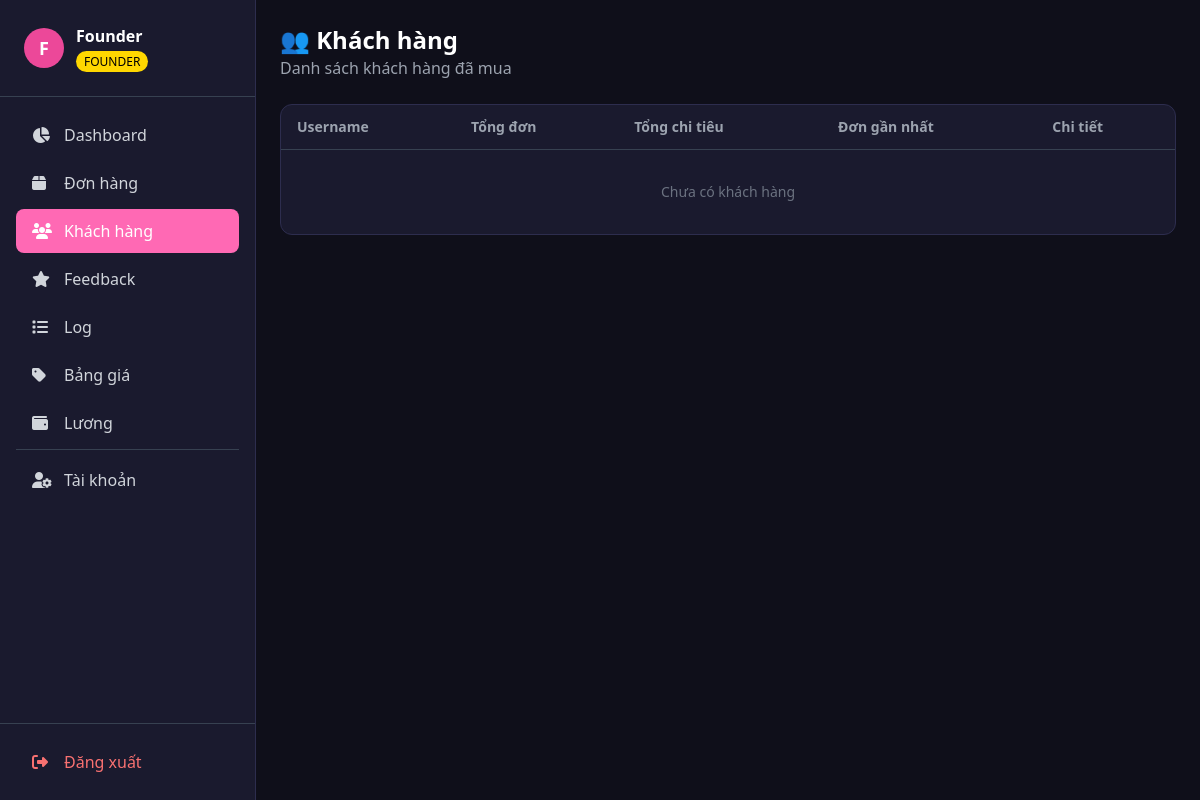
/customers (signed in), run on an earlier commit of the app's database.
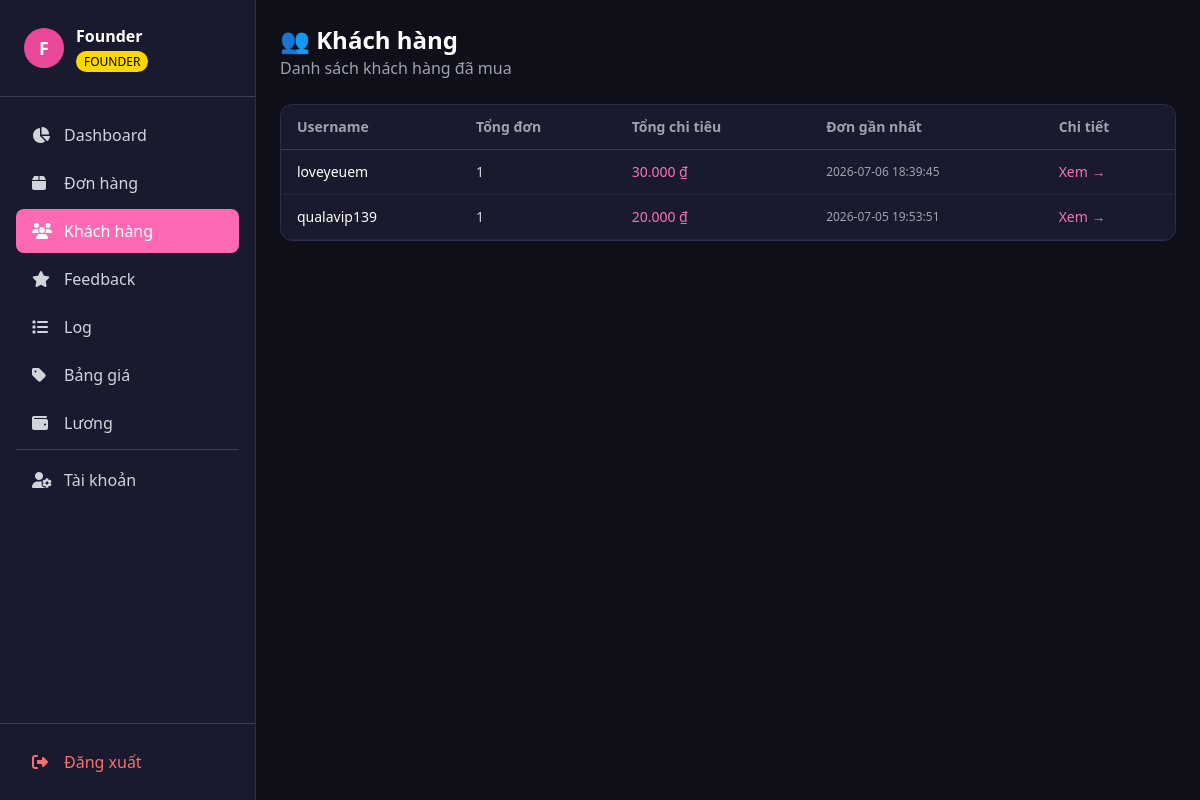
And on a later commit of the database.
### tables this page shows
CREATE TABLE orders (
            id              INTEGER PRIMARY KEY AUTOINCREMENT,
            order_code      TEXT    UNIQUE NOT NULL,
            user_id         INTEGER NOT NULL,
            username        TEXT    NOT NULL,
            product_name    TEXT    NOT NULL,
            amount          INTEGER NOT NULL,
            status          TEXT    DEFAULT 'pending',
            ticket_channel  INTEGER,
            created_at      TEXT    DEFAULT (datetime('now','localtime')),
            paid_at         TEXT
        );

### web/app.py (the view)
@app.route("/customers")
@login_required
@role_required("founder", "admin")
def customers():
    conn = db.get_conn()
    rows = conn.execute("""
        SELECT user_id, username,
               COUNT(*) as total_orders,
               SUM(CASE WHEN status IN ('paid','done') THEN amount ELSE 0 END) as total_spent,
               MAX(created_at) as last_order
        FROM orders GROUP BY user_id, username ORDER BY total_spent DESC
    """).fetchall()
    conn.close()
    return render_template("customers.html", customers=list(rows))

### database.py (called while the page is built)
def get_conn():
    conn = sqlite3.connect(DB_PATH)
    conn.row_factory = sqlite3.Row
    return conn

### web/app.py (called while the page is built)
def login_required(f):
    @wraps(f)
    def decorated(*args, **kwargs):
        if "user_id" not in session:
            return redirect(url_for("login"))
        return f(*args, **kwargs)
    return decorated

def role_required(*roles):
    def decorator(f):
        @wraps(f)
        def decorated(*args, **kwargs):
            if session.get("role") not in roles:
                flash("❌ Bạn không có quyền truy cập trang này!", "error")
                return redirect(url_for("dashboard"))
            return f(*args, **kwargs)
        return decorated
    return decorator

### web/templates/customers.html (shortened to what this page needs)
{% extends "base.html" %}
{% block content %}
<div class="mb-6">
    <h1 class="text-2xl font-bold text-white">👥 Khách hàng</h1>
    <p class="text-gray-400">Danh sách khách hàng đã mua</p>
</div>
<div class="card overflow-hidden">
    <table class="w-full text-sm">
        <thead>
            <tr class="border-b border-gray-700 text-gray-400">
                <th class="px-4 py-3 text-left">Username</th>
                <th class="px-4 py-3 text-left">Tổng đơn</th>
                <th class="px-4 py-3 text-left">Tổng chi tiêu</th>
                <th class="px-4 py-3 text-left">Đơn gần nhất</th>
                <th class="px-4 py-3 text-left">Chi tiết</th>
            </tr>
        </thead>
        <tbody>
            {% for c in customers %}
            <tr class="border-b border-gray-800 hover:bg-gray-800/30">
                <td class="px-4 py-3 text-white">{{ c.username }}</td>
                <td class="px-4 py-3 text-gray-300">{{ c.total_orders }}</td>
                <td class="px-4 py-3 text-pink-400">{{ "{:,.0f}".format(c.total_spent or 0).replace(",", ".") }} ₫</td>
                <td class="px-4 py-3 text-gray-400 text-xs">{{ c.last_order }}</td>
                <td class="px-4 py-3">
                    <a href="/customers/{{ c.user_id }}" class="text-pink-400 hover:underline">Xem →</a>
                </td>
            </tr>
            {% else %}
            <tr><td colspan="5" class="text-center py-8 text-gray-500">Chưa có khách hàng</td></tr>
            {% endfor %}
        </tbody>
    </table>
</div>
{% endblock %}

What changed in the data, as far as the page shows it:
added orders: username "loveyeuem", total_orders "1", total_spent "30.000", last_order "2026-07-06 18:39:45"
added orders: username "qualavip139", total_orders "1", total_spent "20.000", last_order "2026-07-05 19:53:51"
Also different on the page:
text no longer shown: "Chưa có khách hàng"
